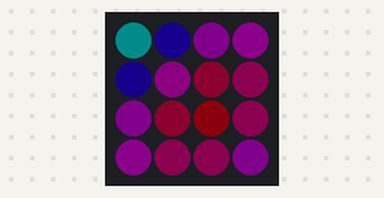
The program below on a simulated Raspberry Pi Pico running MicroPython. Shown: 4×4 RGB LED matrix (first LED top left, wired row by row). Dim RGB values are drawn brighter than linear.

Above: at 0.01 s.
At 5.0 s:
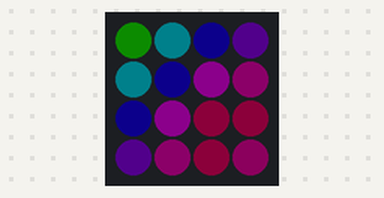
At 9.99 s:
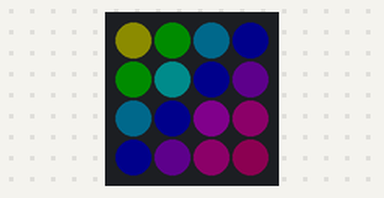
At 19.97 s:
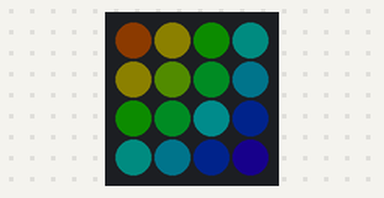
At 29.95 s:
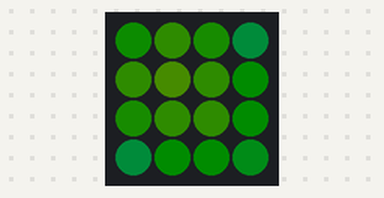
At 39.94 s:
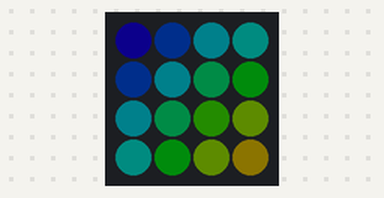

The program:

LEDPlasmaDemo_01.py
```python
import machine
import neopixel
import math
import time

# Configuration
PIN = 25
WIDTH = 4
HEIGHT = 4
PIXELS = WIDTH * HEIGHT
LED_ORDER = 3
GLOBAL_BRIGHTNESS = 0.05  # Set between 0.0 (off) and 1.0 (blindingly bright)

# Initialize Matrix
np = neopixel.NeoPixel(machine.Pin(PIN), PIXELS, bpp=LED_ORDER)

def hsv_to_rgb(h, s, v):
    """Convert HSV (0.0-1.0) to RGB (0-255)."""
    if s == 0.0:
        return (int(v * 255), int(v * 255), int(v * 255))
    i = int(h * 6.0)
    f = (h * 6.0) - i
    p = v * (1.0 - s)
    q = v * (1.0 - s * f)
    t = v * (1.0 - s * (1.0 - f))
    i %= 6

    if i == 0: r, g, b = v, t, p
    elif i == 1: r, g, b = q, v, p
    elif i == 2: r, g, b = p, v, t
    elif i == 3: r, g, b = p, q, v
    elif i == 4: r, g, b = t, p, v
    else: r, g, b = v, p, q

    return (int(r * 255), int(g * 255), int(b * 255))

def plasma():
    t = 0.0
    try:
        while True:
            for y in range(HEIGHT):
                for x in range(WIDTH):
                    # Classic plasma math: intersecting sine waves based on time and layout
                    v1 = math.sin(x * 0.8 + t)
                    v2 = math.sin(y * 0.8 + t)
                    v3 = math.sin((x + y + math.sin(t)) * 0.5)
                    v4 = math.sin(math.sqrt(x*x + y*y) * 0.4 + t)

                    # Sum the waves and map to a 0.0 - 1.0 hue value
                    v = (v1 + v2 + v3 + v4) / 4.0
                    hue = (v + 1.0) / 2.0

                    # Convert to RGB utilizing the global brightness safeguard
                    rgb = hsv_to_rgb(hue, 1.0, GLOBAL_BRIGHTNESS)

                    # Map the 2D (X,Y) coordinate to the 1D NeoPixel array index
                    idx = (y * WIDTH) + x
                    np[idx] = rgb

            np.write()
            t += 0.2
            time.sleep(0.05)

    except KeyboardInterrupt:
        # Clear the matrix when you press Stop in Thonny
        for i in range(PIXELS):
            np[i] = (0, 0, 0)
        np.write()

# Ignite the matrix
plasma()
```
